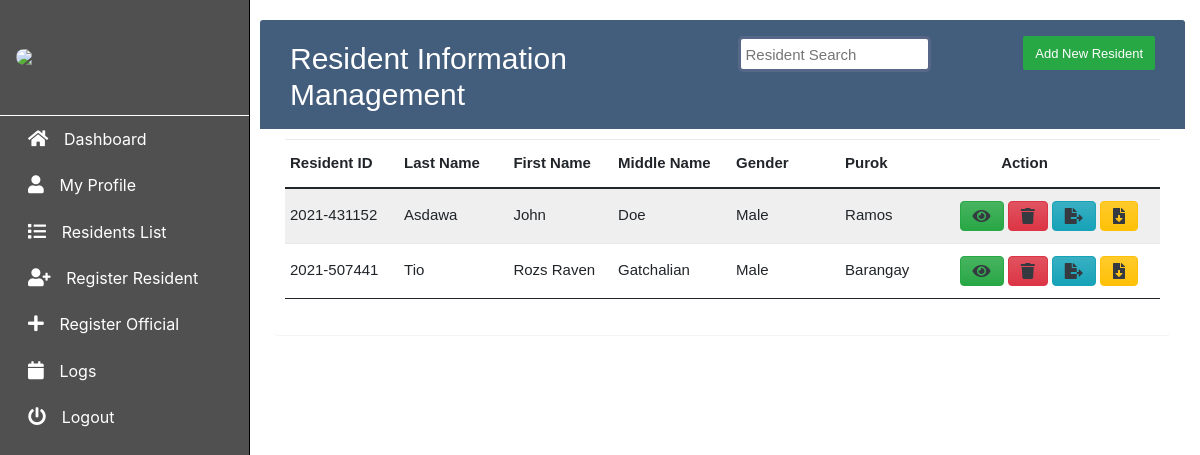
The app's page /residents.php with its own data.
### tables this page shows
CREATE TABLE `residents` (
  `dateRegistered` text DEFAULT NULL,
  `timeRegistered` text DEFAULT NULL,
  `residentID` text DEFAULT NULL,
  `nameFirst` text DEFAULT NULL,
  `nameMiddle` text DEFAULT NULL,
  `nameLast` text DEFAULT NULL,
  `nameAlias` text DEFAULT NULL,
  `birthMonth` varchar(2) DEFAULT NULL,
  `birthDay` varchar(2) DEFAULT NULL,
  `birthYear` varchar(4) DEFAULT NULL,
  `placeOB` text DEFAULT NULL,
  `gender` text DEFAULT NULL,
  `civilStatus` text DEFAULT NULL,
  `voterStatus` text DEFAULT NULL,
  `ifActive` text DEFAULT NULL,
  `religion` text DEFAULT NULL,
  `nationality` text DEFAULT NULL,
  `occupation` text DEFAULT NULL,
  `sector` text DEFAULT NULL,
  `cityAddress` text DEFAULT NULL,
  `provAddress` text DEFAULT NULL,
  `purok` text DEFAULT NULL,
  `email` text DEFAULT NULL,
  `mobileNumberA` varchar(11) DEFAULT NULL,
  `mobileNumberB` varchar(11) DEFAULT NULL,
  `homeNumberA` varchar(11) DEFAULT NULL,
  `homeNumberB` varchar(11) DEFAULT NULL,
  `residentType` text DEFAULT NULL,
  `residentStatus` text DEFAULT NULL,
  `encoder` text DEFAULT NULL,
  `encoderPosition` text DEFAULT NULL,
  `imageLocation` text DEFAULT NULL
);

### residents.php (the view, shortened to what this page needs)
<?php
$name = $_SESSION['name'];
$purok = $_SESSION['purok'];
$position = $_SESSION['position'];
$image = $_SESSION['imageLocation'];
?>
<!DOCTYPE html>
<html lang="en">
<head>
  <link rel="stylesheet" href="./assets/css/main.css">
  <link rel='stylesheet' href='https://cdn.jsdelivr.net/npm/bootstrap@5.0.0-beta1/dist/css/bootstrap.min.css'>
  <link rel='stylesheet' href='https://unicons.iconscout.com/release/v3.0.6/css/line.css'>
  <link href="https://maxcdn.bootstrapcdn.com/font-awesome/latest/css/font-awesome.min.css" rel="stylesheet">
  <link rel="stylesheet" href="https://cdn.jsdelivr.net/npm/bootstrap@4.6.0/dist/css/bootstrap.min.css" />
  <link rel="stylesheet" href="https://use.fontawesome.com/releases/v5.12.1/css/all.css">
  <link rel="stylesheet" href="./assets/css/residents.css" />
</head>
<body>
  <aside class="sidebar position-fixed top-0 left-0 overflow-auto h-100 float-left" id="show-side-navigation1">
    <div class="sidebar-header d-flex align-items-center px-3 py-4">
      <?php
      echo "<img class='rounded-pill img-fluid border-2' width='25%' src=" .  $image . " alt='Official's Image'>"
      ?>
      <div class="ms-2">
        <h5 class="fs-6 mb-0">
          <a class="text-decoration-none headName" href="viewUser.php"> &nbsp; <?php echo $name; ?></a>
        </h5>
        <p class="mt-1 mb-0 headPlace"> &nbsp; <?php echo $position ?></p>
        <p class="mt-1 mb-0 headPlace"> &nbsp; <?php echo $purok ?></p>
      </div>
    </div>
    <ul class="categories list-unstyled">
      <li><i class="fa fa-home sideIcons"></i><a href="dashboard.php"> Dashboard</a></li>
      <li><i class="fa fa-user sideIcons"></i><a href="viewUser.php"> My Profile</a></li>
      <li><i class="fa fa-list sideIcons"></i><a href="residents.php"> Residents List</a></li>
      <li><i class="fa fa-user-plus sideIcons"></i><a href="registration.php"> Register Resident</a></li>
      <li><i class="fa fa-plus sideIcons"></i><a href="registerOfficial.php"> Register Official</a></li>
      <li><i class="fa fa-calendar sideIcons"></i><a href="logs.php"> Logs</a></li>
      <li><i class="fa fa-power-off sideIcons"></i><a href="index.php"> Logout</a></li>
    </ul>
  </aside>
  <section>
    <div class="container">
      <div class="table-wrapper">
        <div class="table-title">
          <div class="row">
            <div class="col-sm-6">
              <h2>Resident Information Management</h2>
            </div>
            <div class="col-sm-3">
              <div class="search">
                <input onkeyup="searchElement()" type="text" class="searchTerm" name="searchResident" id="searchResident" placeholder="Resident Search">
              </div>
            </div>
            <div class="col-sm-3">
              <button class="btn btn-success" onclick="return registerResident()"><span>Add New Resident</span></button>
            </div>
          </div>
        </div>
        <table class="table table-striped table-hover" id="residentsTable">
          <thead>
            <tr>
              <th data-field="resID">Resident ID</th>
              <th data-field="lName" data-sortable="true">Last Name</th>
              <th data-field="fName" data-sortable="true">First Name</th>
              <th data-field="mName" data-sortable="true">Middle Name</th>
              <th data-field="vStatus" data-sortable="true">Gender</th>
              <th data-field="occuptaion" data-sortable="true">Purok</th>
              <th data-field="view">&nbsp;&nbsp;&nbsp;&nbsp;&nbsp;&nbsp;&nbsp;&nbsp;&nbsp;&nbsp;Action</th>
            </tr>
          </thead>
          <form method="POST" action="./database/database.php">
            <tbody>
              <?php
                include_once("./database/connection.php");
                $getResidents = "SELECT * FROM residents ORDER BY `dateRegistered` DESC, `timeRegistered` DESC";
                $result = mysqli_query($conn, $getResidents);
                if (mysqli_num_rows($result) > 0) {
                  while ($residents = mysqli_fetch_assoc($result)) {
                    echo
                    "<tr id='residentRow'><td>" . $_SESSION['residentID'] = $residents['residentID']
                      . "</td><td name='lastName' value".$residents['nameLast'].">" . $residents['nameLast']
                      . "</td><td name='firstName' value".$residents['nameFirst'].">" . $residents['nameFirst']
                      . "</td><td name='middleName' value".$residents['nameMiddle'].">" . $residents['nameMiddle']
                      . "</td><td>" . $residents['gender']
                      . "</td><td>" . $residents['purok']
                      . "<td> <button name='btnViewResident' target='_blank' title='View Resident' type='submit' value=" . $residents['residentID'] . " class='btn btn-success bg-gradient text-dark fa fa-eye'></button>
                              <button name='btnDeleteResident' target='_blank' title='Delete Resident' type='submit' value=" . $residents['residentID'] . " class='btn btn-danger bg-gradient text-dark fa fa-trash'></button>
                              <button name='btnDownloadResidency' target='_blank' title='Download Certificate of Residency' type='submit' value=" . $residents['residentID'] . " class='btn btn-info bg-gradient text-dark fas fa-file-export'></button>
                              <button name='btnDownloadClearance' target='_blank' title='Download Barangay Clearance' type='submit' value=" . $residents['residentID'] . " class='btn btn-warning bg-gradient text-dark fas fa-file-download'></button>"
                      . "</td></tr>";
                  }
                }
              ?>
            </tbody>
          </form>
        </table>
      </div>
    </div>
  </section>
</body>
</html>

### assets/css/main.css (style rules this page uses)
* { -webkit-user-select: none; -khtml-user-select: none; -moz-user-select: none; -ms-user-select: none; user-select: none; }
.sidebar { background-color: #505050; width: 250px; transition: all 0.3s ease-in-out; transform: translateX(0); z-index: 9999999; border-right: 1px solid black; }
.sidebar .sidebar-header { border-bottom: 1px solid #ffffff; }
.sidebar .sidebar-header h5 a { color: white; }
.sidebar .sidebar-header p { color: white; font-size: 0.825rem; }
.sidebar > ul > li { padding: 0.7rem 1.75rem; }
.sidebar ul > li > a { color: white; text-decoration: none; }
.sidebar ul > li > i { font-size: 18px; margin-right: 0.7rem; color: white; }
.headName, .headPlace { font-size: 15px; font-weight: 600; }

### assets/css/residents.css (style rules this page uses)
section { color: #566787; font-family: "Varela Round", sans-serif; font-size: 15px; margin-right: 15px; }
.search { width: 100%; height: 36px; position: relative; display: flex; }
.searchTerm { width: 100%; border: 3px solid #566787; padding: 5px; height: 36px; border-radius: 5px; outline: none; }
.container { padding-top: 30px; }
.table-wrapper { background: #fff; padding: 20px 10px; margin: -10px 0; border-radius: 3px; box-shadow: 0 1px 1px rgba(0, 0, 0, 0.05); }
.table-title { padding-bottom: 15px; background: #435d7d; color: #fff; padding: 16px 30px; margin: -20px -25px 10px; border-radius: 3px 3px 0 0; }
.table-title h2 { margin: 5px 0 0; font-size: 30px; }
.table-title .btn { color: #fff; float: right; font-size: 13px; border: none; min-width: 50px; border-radius: 2px; border: none; outline: none !important; margin-left: 10px; }
.table-title .btn span { float: left; margin-top: 2px; }
table.table tr th, table.table tr td { border-color: #e9e9e9; padding: 12px 5px; width: 150px; vertical-align: middle; }
table.table tr th:first-child { width: 100px; }
table.table tr th:last-child { width: 300px; }
table.table-striped tbody tr:nth-of-type(odd) { background-color: #fcfcfc; }
section { margin-left: 260px; }

### records on screen
residents: residentID+nameLast+nameFirst "2021-431152 Asdawa John Doe Male Ramos"
residents: residentID+nameLast+nameFirst "2021-507441 Tio Rozs Raven Gatchalian Male Barangay"
